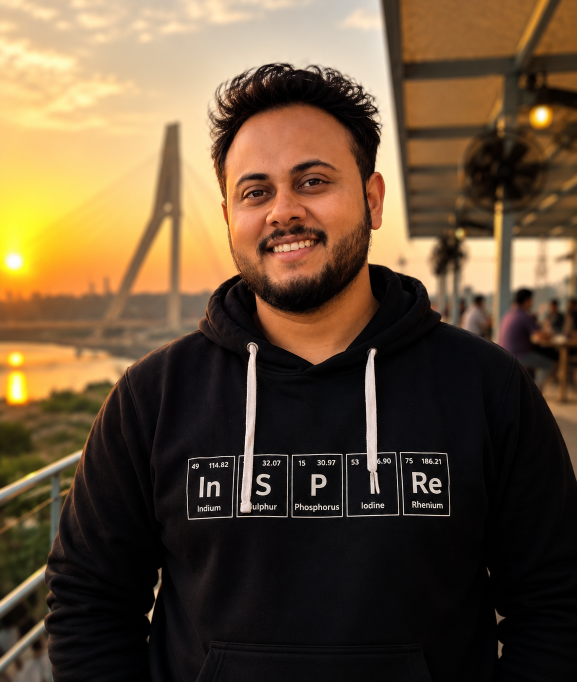
#> input picture assets/source/kiran.png, 1154 x 1363 px (shown at 1/2 size)
$ python generate.py
#> lines starting #> are read from the running program, lines starting #| are printed output that depends on the picture; after the words box and inside, x2 and y2 are one past the last pixel; in counts of white or black regions, pixels touching at a corner belong together
#!/usr/bin/env python3
from __future__ import annotations
import html, math
from pathlib import Path
import cv2, numpy as np
from PIL import Image, ImageDraw, ImageEnhance, ImageFilter, ImageOps

ROOT=Path(__file__).resolve().parents[2]; SOURCE=ROOT/"assets/source/kiran.png"; ASSETS=ROOT/"assets"; DATA=Path(__file__).resolve().parent/"data"
W,H=1180,610; LOOP=16.0; INTRO=2.6; TRAVELLERS=19000; FACE_CAP=15000; TRAVEL_N=1800; SEED=20260918
# NOTE: this banner's face used to be unreadable. Root causes and fixes:
#   1. render() only ever animated TRAVELLERS=1250 points even though
#      portrait_points() captures 25-30k real facial-detail points — the
#      other 95%+ were extracted and thrown away. This was because morph
#      states were matched with scipy's exact Hungarian assignment
#      (linear_sum_assignment over a full cdist cost matrix), which on
#      this photo's real, spatially-clustered points didn't just get slow
#      at higher n — it hung past 5 minutes even at n=10000. TRAVELLERS=1250
#      was a workaround to keep that algorithm's runtime bounded, not a
#      considered choice.
#   2. portrait_points() rescaled every point by a fractional 0.95 factor
#      to fit the panel, which forces a round() when a point is later drawn
#      — quietly blurring the fine, high-frequency dither pattern that
#      carries eyes/brows/nose/mouth. Fixed by resizing the working crop to
#      content that already fits the panel with a plain integer offset.
#   3. The traveller dot itself was drawn as a 1.4x1.4 unit square. At this
#      photo's native point spacing (~1 unit) that's large enough to
#      overlap into solid coverage across most of the face, erasing the
#      density gradient the dither pattern uses to encode shading. Fixed by
#      drawing a 0.6x0.6 unit square instead (see the animateTransform path
#      below) — small enough to preserve contrast, still solid enough to
#      read as a filled portrait.
#   4. transport() now matches point sets by sorting both onto a Hilbert
#      space-filling curve instead of exact optimal transport (see
#      _hilbert_index/transport below) — O(n log n) with no data-dependent
#      blowup, and just as smooth visually for this kind of particle morph.
#      That's what makes raising TRAVELLERS at all practical.
# TRAVELLERS/FACE_CAP: face-priority sampling (in render()) keeps every
# Haar-cascade-detected face point up to FACE_CAP (this photo has ~13-14k;
# 15000 keeps effectively all of it) and fills the rest of the TRAVELLERS
# budget from the body/hoodie. 19000 total is a deliberate balance point:
# dense enough for the face to read clearly, while keeping each generated
# SVG in the ~4-5MB range rather than 10MB+ from including every captured
# point. Raise both toward 40000 if file size isn't a concern for you.
THEMES={
"dark":{"bg":"#0A101F","panel":"#0D1628","panel2":"#101B30","line":"#25344C","muted":"#8291A8","text":"#DDE7F5","portrait":"#7DD3FC","chrome":"#22D3EE","accent":"#10B981","shadow":"#02050B"},
"light":{"bg":"#F6F8FA","panel":"#FFFFFF","panel2":"#EDF3F7","line":"#CBD7E1","muted":"#64748B","text":"#172033","portrait":"#075985","chrome":"#0891B2","accent":"#059669","shadow":"#AAB7C4"}}
ROWS=[("Name","Kiran Kumar Behera"),("Role","Developer / Cybersecurity"),("Focus","Secure Web Applications"),("Location","India 🇮🇳"),("Status","Building + Learning + Shipping"),("ToolChain","VS Code · Git · Postman · Figma"),("Core.Lang","JavaScript · TypeScript · Python · Java · C/C++"),("Core.Frontend","React · Next.js · HTML5 · CSS3 · Tailwind"),("Core.Backend","Node.js · Express · REST APIs · JWT · Clerk"),("Core.Database","MongoDB · MySQL · Supabase · Firebase"),("Core.Cloud","Vercel · Netlify · GitHub Pages"),("Security","OWASP Top 10 · Secure Auth · bcrypt · Web Security"),("GitHub","kiran-devhub"),("Mail","kiran.devhub@gmail.com"),("Web","kkbportfolio.vercel.app")]

def floyd(a):
    a=a.astype(np.float32)/255; out=np.zeros_like(a,dtype=bool); h,w=a.shape
    for y in range(h):
        f=y%2==0; xs=range(w) if f else range(w-1,-1,-1); s=1 if f else -1
        for x in xs:
            old=a[y,x]; new=1.0 if old>=.5 else 0.; out[y,x]=new>.5; e=old-new; nx=x+s
            if 0<=nx<w:a[y,nx]+=e*7/16
            if y+1<h:
                if 0<=x-s<w:a[y+1,x-s]+=e*3/16
                a[y+1,x]+=e*5/16
                if 0<=nx<w:a[y+1,nx]+=e/16
    return out

def mask_subject(rgb):
    bgr=cv2.cvtColor(rgb,cv2.COLOR_RGB2BGR); h,w=rgb.shape[:2]; m=np.zeros((h,w),np.uint8)
    bg=np.zeros((1,65),np.float64); fg=np.zeros((1,65),np.float64)
    cv2.grabCut(bgr,m,(14,8,w-28,h-18),bg,fg,8,cv2.GC_INIT_WITH_RECT)
    m=((m==cv2.GC_FGD)|(m==cv2.GC_PR_FGD)).astype(np.uint8)
    k=cv2.getStructuringElement(cv2.MORPH_ELLIPSE,(7,7)); m=cv2.morphologyEx(m,cv2.MORPH_CLOSE,k,iterations=2)
    n,lab,stats,_=cv2.connectedComponentsWithStats(m,8)
    if n>1:m=(lab==(1+np.argmax(stats[1:,cv2.CC_STAT_AREA]))).astype(np.uint8)
    return cv2.GaussianBlur(m,(3,3),0)

def portrait_points(theme,rng):
#> called with theme = 'dark'
    src=ImageOps.exif_transpose(Image.open(SOURCE).convert("RGB"))
#> src is the input picture: PIL image 1154x1363 RGB; mean R, G, B 99.9, 79.2, 55.1
    # Crop box re-tuned for the current assets/source/kiran.png (941x1672):
    # old box (70,225,940,1610) had a 0.628 aspect ratio stretched into the
    # 360x430 (0.837 aspect) target, squashing the face ~33% wider than it
    # should be. This box matches the target aspect almost exactly (0.821)
    # while keeping the head + hoodie/shoulders centred.
    # Resize target chosen to map onto the panel with a plain integer
    # offset and NO extra fractional scale factor. The previous version
    # resized to (360,430) and then multiplied every coordinate by .95 to
    # fit the 390x414 panel — that fractional rescale forces every point
    # through a round() when it's later drawn as an integer-ish dot, which
    # quietly blurs exactly the fine, high-frequency dither pattern that
    # carries eyes/brows/nose/mouth. Resizing straight to content that
    # already fits (370x400, centred with a small margin) removes that
    # quantisation step entirely.
    crop=src.crop((10,190,930,1310)).resize((370,400),Image.Resampling.LANCZOS)
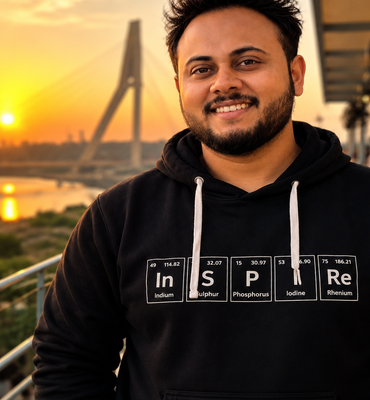
#> crop: PIL image 370x400 RGB; mean R, G, B 97.1, 74.9, 49
    rgb=np.asarray(crop); m=mask_subject(rgb); gray=cv2.cvtColor(rgb,cv2.COLOR_RGB2GRAY)
#> in mask_subject, `n,lab,stats,_=cv2.connectedComponentsWithStats(m,8)`:
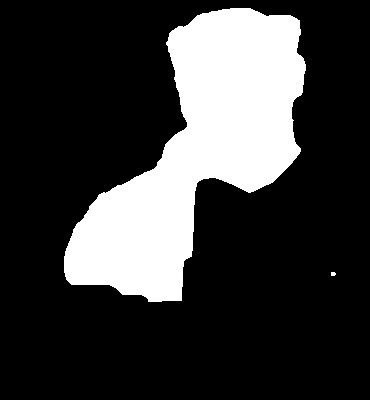
#> m: shape (400, 370); values 0 (black) and 1 (white), 22.9% white; 2 white regions (1 under 20 px), largest, box (x1, y1, x2, y2) and area: (64, 8, 306, 302) 33827
#> after `gray = cv2.cvtColor(rgb, cv2.COLOR_RGB2GRAY)`:
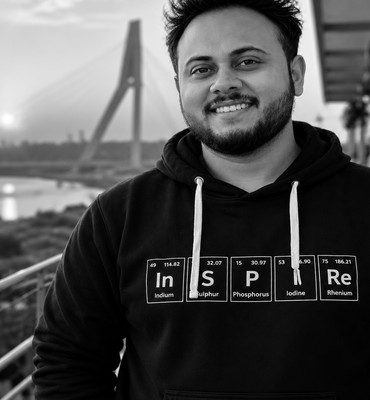
#> gray: shape (400, 370); min 0, max 255, mean 78.6
    # Full histogram equalisation (not just local CLAHE) before dithering: a
    # golden-hour lit face sits almost entirely above the 0.5 threshold Floyd–
    # Steinberg dithers against, so without this the whole face was rendering
    # as one solid "on" blob with only eye/nostril shadows poking through.
    # Equalising first spreads the face's own tones across the full 0-255
    # range so the dither pattern actually carries eyes/brows/nose/mouth.
    gray=cv2.equalizeHist(gray)
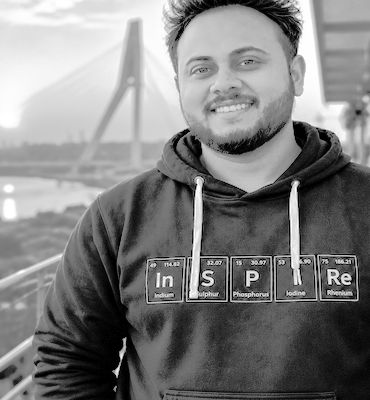
#> gray: shape (400, 370); min 0, max 255, mean 126.9
    gray=cv2.bilateralFilter(gray,7,35,35)
    gray=cv2.addWeighted(gray,1.4,cv2.GaussianBlur(gray,(0,0),1.3),-.4,0)
    gray=np.clip(gray,0,255).astype(np.uint8)
    active=floyd(gray)&(m>.12)
#> after the loop in floyd, `for y in range(h):`:
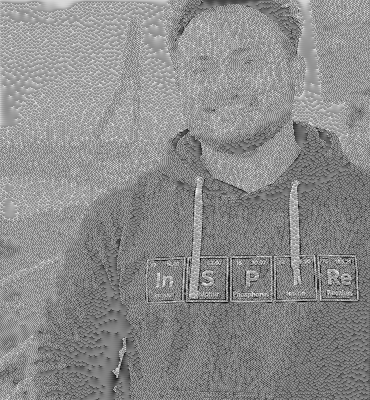
#> a: shape (400, 370) float32; min -0.415, max 1.25, mean 0.496; drawn with min black and max white
#> after the loop in floyd, `for y in range(h):`:
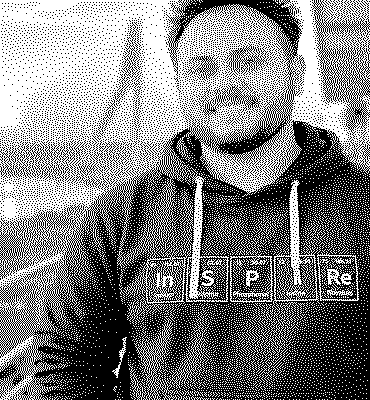
#> out: shape (400, 370) bool; 49.8% white in thin lines or dots
#> active: shape (400, 370) bool; 11.4% white in thin lines or dots, all inside (x1, y1, x2, y2) = (64, 8, 306, 302)
    edges=cv2.Canny(gray,30,100); edges=cv2.dilate(edges,np.ones((2,2),np.uint8),1)>0; edges&=m>.12
#> after `edges &= m > 0.12`:
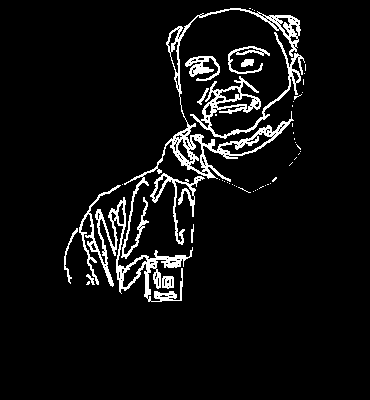
#> edges: shape (400, 370) bool; 6.3% white in thin lines or dots, all inside (x1, y1, x2, y2) = (64, 8, 306, 302)
    active|=edges
    active &= cv2.erode((m>.12).astype(np.uint8),np.ones((3,3),np.uint8),1)>0
#> active: shape (400, 370) bool; 14.4% white in thin lines or dots, all inside (x1, y1, x2, y2) = (65, 9, 305, 301)
#> (the rest of the program and of its run is left out)
